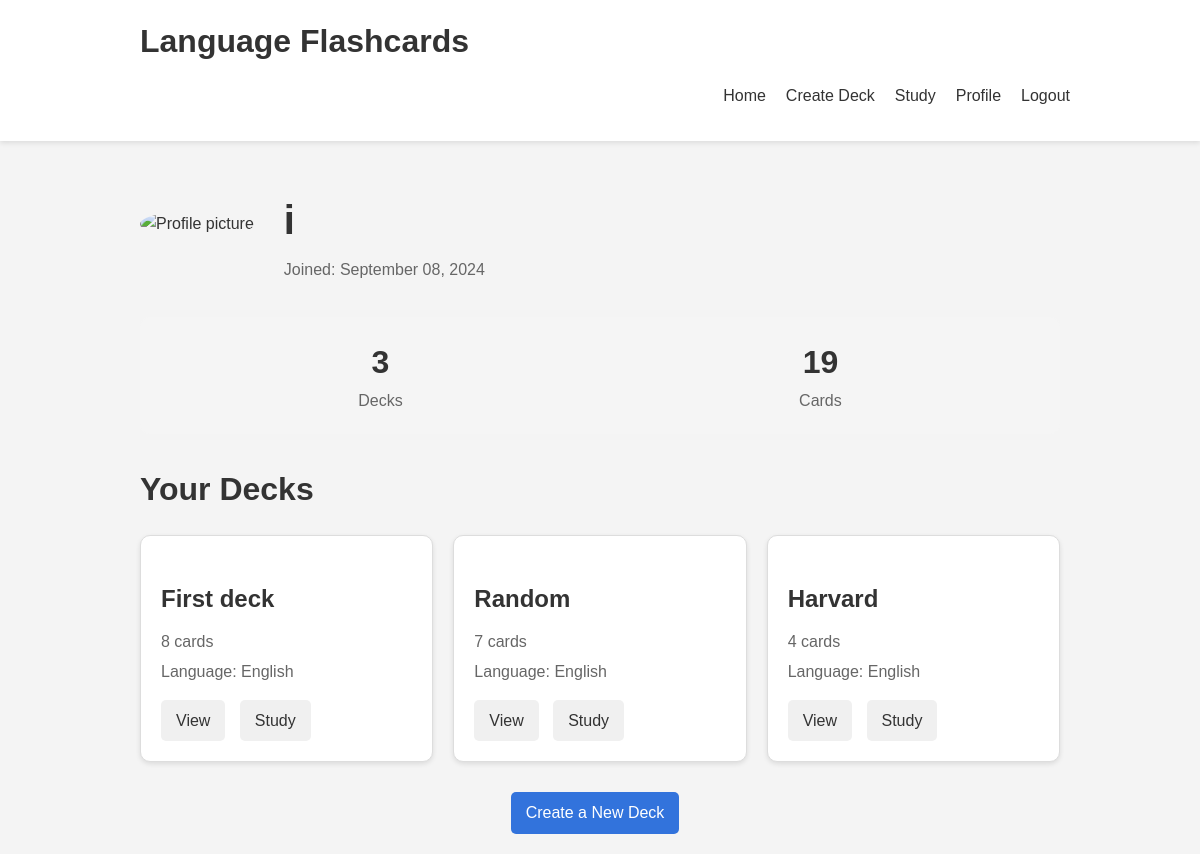
/profile/ (signed in), run on the app's committed database.
### flashcards/models.py (models this page shows, shortened)
class Deck(models.Model):
    user = models.ForeignKey(User, on_delete=models.CASCADE)
    name = models.CharField(max_length=100)
    language = models.CharField(max_length=50)
    created_at = models.DateTimeField(auto_now_add=True)

### flashcards/views.py (the view)
# urls.py: path('profile/', views.profile, name='profile'),
@login_required
def profile(request):
    decks = Deck.objects.filter(user=request.user)
    total_cards = Flashcard.objects.filter(deck__user=request.user).count()
    context = {
        'decks': decks,
        'total_cards': total_cards,
    }
    return render(request, 'flashcards/profile.html', context)

### flashcards/templates/flashcards/profile.html (shortened to what this page needs)
{% extends 'flashcards/base.html' %}
{% block content %}
<div class="profile-container">
    <div class="profile-header">
        <div class="profile-avatar">
            <img src="https://as2.ftcdn.net/v2/jpg/05/89/93/27/1000_F_589932782_vQAEAZhHnq1QCGu5ikwrYaQD0Mmurm0N.jpg" alt="Profile picture">
        </div>
        <div class="profile-info">
            <h1>{{ user.username }}</h1>
            <p>Joined: {{ user.date_joined|date:"F d, Y" }}</p>
        </div>
    </div>
    <div class="stats-container">
        <div class="stat-item">
            <span class="stat-value">{{ decks.count }}</span>
            <span class="stat-label">Decks</span>
        </div>
        <div class="stat-item">
            <span class="stat-value">{{ total_cards }}</span>
            <span class="stat-label">Cards</span>
        </div>
    </div>
    <h2>Your Decks</h2>
    <div class="decks-container">
        {% for deck in decks %}
        <div class="deck-card">
            <h3>{{ deck.name }}</h3>
            <p>{{ deck.flashcard_set.count }} cards</p>
            <p>Language: {{ deck.language }}</p>
            <div class="deck-actions">
                <a href="{% url 'deck_detail' deck.id %}" class="button">View</a>
                <a href="{% url 'study_deck' deck.id %}" class="button">Study</a>
            </div>
        </div>
        {% empty %}
        <p class="no-decks">You haven't created any decks yet.</p>
        {% endfor %}
    </div>
    <div class="create-deck">
        <a href="{% url 'create_deck' %}" class="button primary">Create a New Deck</a>
    </div>
</div>
{% endblock %}

### flashcards/static/flashcards/styles1.css (style rules this page uses)
.profile-container { max-width: 1000px; margin: 0 auto; padding: 20px; }
.profile-container .profile-header { display: flex; align-items: center; margin-bottom: 30px; }
.profile-container .profile-avatar img { width: 150px; height: 150px; border-radius: 50%; object-fit: cover; }
.profile-container .profile-info { margin-left: 30px; }
.profile-container .profile-info h1 { font-size: 2.5em; margin-bottom: 5px; }
.profile-container .profile-info p { color: #666; margin: 5px 0; }
.profile-container .stats-container { display: flex; justify-content: space-around; background-color: #f5f5f5; padding: 20px; border-radius: 10px; margin-bottom: 30px; }
.profile-container .stat-item { text-align: center; }
.profile-container .stat-item .stat-value { font-size: 2em; font-weight: bold; display: block; }
.profile-container .stat-item .stat-label { color: #666; }
.profile-container h2 { font-size: 2em; margin-bottom: 20px; }
.profile-container .decks-container { display: grid; grid-template-columns: repeat(auto-fill, minmax(250px, 1fr)); gap: 20px; }
.profile-container .deck-card { background-color: #fff; border: 1px solid #ddd; border-radius: 10px; padding: 20px; box-shadow: 0 2px 5px rgba(0, 0, 0, 0.1); }
.profile-container .deck-card h3 { font-size: 1.5em; margin-bottom: 10px; }
.profile-container .deck-card p { color: #666; margin: 5px 0; }
.profile-container .deck-actions { margin-top: 15px; }
.profile-container .button { display: inline-block; padding: 8px 15px; background-color: #f0f0f0; color: #333; text-decoration: none; border-radius: 5px; margin-right: 10px; }
.profile-container .button.primary { background-color: #3273dc; color: white; }
.profile-container .create-deck { margin-top: 30px; text-align: center; }
body { font-family: 'Arial', sans-serif; line-height: 1.6; color: #333; margin: 0; padding: 0; background-color: #f4f4f4; overflow-x: hidden; }
.deck-card { background-color: #fff; border-radius: 5px; padding: 20px; text-decoration: none; color: #333; box-shadow: 0 2px 5px rgba(0, 0, 0, 0.1); transition: transform 0.3s ease; }

### data on the page
Deck: name "First deck", flashcard_set.count "8", language "English"
Deck: name "Random", flashcard_set.count "7", language "English"
Deck: name "Harvard", flashcard_set.count "4", language "English"

### other printed values
{{ user.username }} "i"
{{ user.date_joined|date:"F d, Y" }} "September 08, 2024"
{{ decks.count }} "3"
{{ total_cards }} "19"
